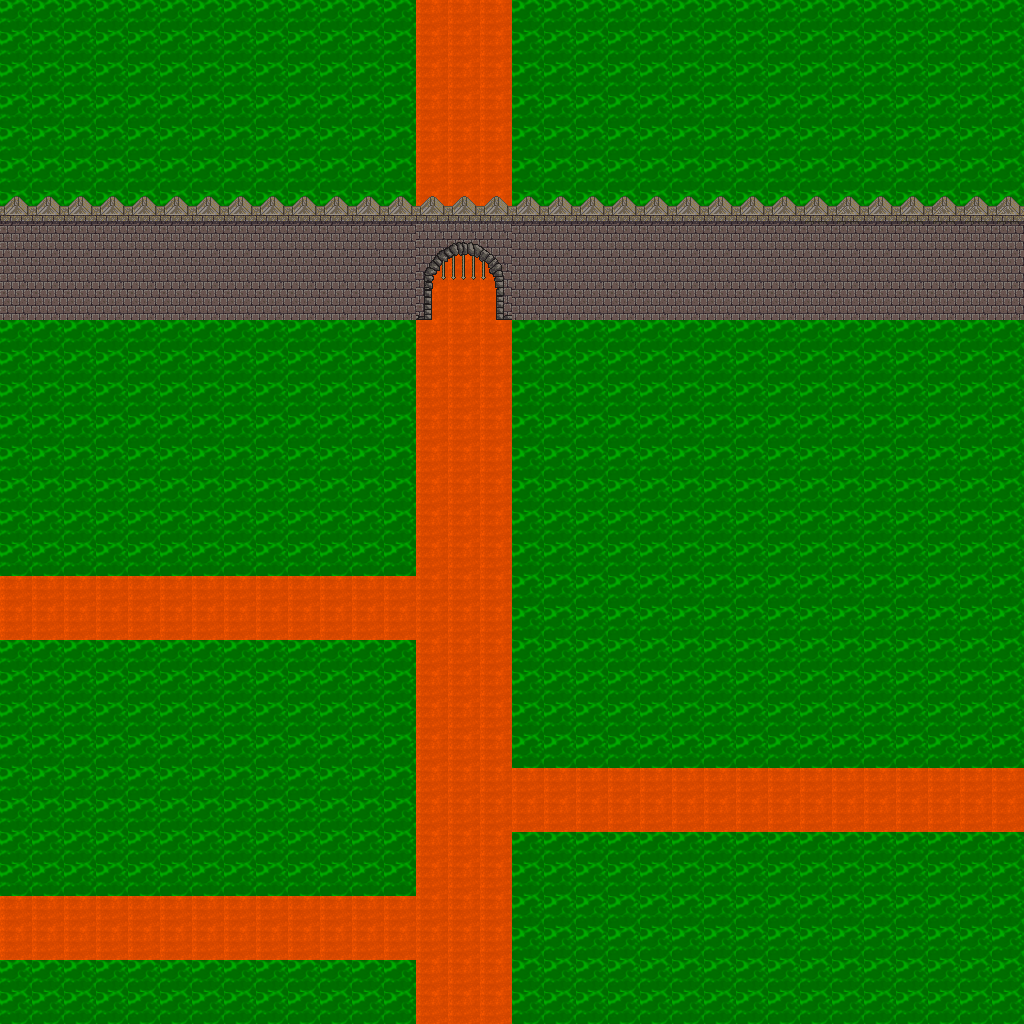

Below is a game level as drawn by its tile map, then a one-line description and the .tmx file that defines it, in full:
An orthogonal 32x32 tile map with 32x32 px tiles, 2 tile layers (Tile Layer 1, Tile Layer 3), 3 tilesets and 24 objects (collision box).

<map version="1.10" tiledversion="1.11.0" orientation="orthogonal" renderorder="right-down" width="32" height="32" tilewidth="32" tileheight="32" infinite="0" nextlayerid="9" nextobjectid="32">
 <tileset firstgid="1" source="terrain.tsx" />
 <tileset firstgid="65" source="linna.tsx" />
 <tileset firstgid="321" source="house1.tsx" />
 <layer id="1" name="Tile Layer 1" width="32" height="32">
  <data encoding="csv">
1,1,1,1,1,1,1,1,1,1,1,1,1,6,6,6,1,1,1,1,1,1,1,1,1,1,1,1,1,1,1,1,
1,1,1,1,1,1,1,1,1,1,1,1,1,6,6,6,1,1,1,1,1,1,1,1,1,1,1,1,1,1,1,1,
1,1,1,1,1,1,1,1,1,1,1,1,1,6,6,6,1,1,1,1,1,1,1,1,1,1,1,1,1,1,1,1,
1,1,1,1,1,1,1,1,1,1,1,1,1,6,6,6,1,1,1,1,1,1,1,1,1,1,1,1,1,1,1,1,
1,1,1,1,1,1,1,1,1,1,1,1,1,6,6,6,1,1,1,1,1,1,1,1,1,1,1,1,1,1,1,1,
1,1,1,1,1,1,1,1,1,1,1,1,1,6,6,6,1,1,1,1,1,1,1,1,1,1,1,1,1,1,1,1,
1,1,1,1,1,1,1,1,1,1,1,1,1,6,6,6,1,1,1,1,1,1,1,1,1,1,1,1,1,1,1,1,
1,1,1,1,1,1,1,1,1,1,1,1,1,6,6,6,1,1,1,1,1,1,1,1,1,1,1,1,1,1,1,1,
1,1,1,1,1,1,1,1,1,1,1,1,1,6,6,6,1,1,1,1,1,1,1,1,1,1,1,1,1,1,1,1,
1,1,1,1,1,1,1,1,1,1,1,1,1,6,6,6,1,1,1,1,1,1,1,1,1,1,1,1,1,1,1,1,
1,1,1,1,1,1,1,1,1,1,1,1,1,6,6,6,1,1,1,1,1,1,1,1,1,1,1,1,1,1,1,1,
1,1,1,1,1,1,1,1,1,1,1,1,1,6,6,6,1,1,1,1,1,1,1,1,1,1,1,1,1,1,1,1,
1,1,1,1,1,1,1,1,1,1,1,1,1,6,6,6,1,1,1,1,1,1,1,1,1,1,1,1,1,1,1,1,
1,1,1,1,1,1,1,1,1,1,1,1,1,6,6,6,1,1,1,1,1,1,1,1,1,1,1,1,1,1,1,1,
1,1,1,1,1,1,1,1,1,1,1,1,1,6,6,6,1,1,1,1,1,1,1,1,1,1,1,1,1,1,1,1,
1,1,1,1,1,1,1,1,1,1,1,1,1,6,6,6,1,1,1,1,1,1,1,1,1,1,1,1,1,1,1,1,
1,1,1,1,1,1,1,1,1,1,1,1,1,6,6,6,1,1,1,1,1,1,1,1,1,1,1,1,1,1,1,1,
1,1,1,1,1,1,1,1,1,1,1,1,1,6,6,6,1,1,1,1,1,1,1,1,1,1,1,1,1,1,1,1,
6,6,6,6,6,6,6,6,6,6,6,6,6,6,6,6,1,1,1,1,1,1,1,1,1,1,1,1,1,1,1,1,
6,6,6,6,6,6,6,6,6,6,6,6,6,6,6,6,1,1,1,1,1,1,1,1,1,1,1,1,1,1,1,1,
1,1,1,1,1,1,1,1,1,1,1,1,1,6,6,6,1,1,1,1,1,1,1,1,1,1,1,1,1,1,1,1,
1,1,1,1,1,1,1,1,1,1,1,1,1,6,6,6,1,1,1,1,1,1,1,1,1,1,1,1,1,1,1,1,
1,1,1,1,1,1,1,1,1,1,1,1,1,6,6,6,1,1,1,1,1,1,1,1,1,1,1,1,1,1,1,1,
1,1,1,1,1,1,1,1,1,1,1,1,1,6,6,6,1,1,1,1,1,1,1,1,1,1,1,1,1,1,1,1,
1,1,1,1,1,1,1,1,1,1,1,1,1,6,6,6,6,6,6,6,6,6,6,6,6,6,6,6,6,6,6,6,
1,1,1,1,1,1,1,1,1,1,1,1,1,6,6,6,6,6,6,6,6,6,6,6,6,6,6,6,6,6,6,6,
1,1,1,1,1,1,1,1,1,1,1,1,1,6,6,6,1,1,1,1,1,1,1,1,1,1,1,1,1,1,1,1,
1,1,1,1,1,1,1,1,1,1,1,1,1,6,6,6,1,1,1,1,1,1,1,1,1,1,1,1,1,1,1,1,
6,6,6,6,6,6,6,6,6,6,6,6,6,6,6,6,1,1,1,1,1,1,1,1,1,1,1,1,1,1,1,1,
6,6,6,6,6,6,6,6,6,6,6,6,6,6,6,6,1,1,1,1,1,1,1,1,1,1,1,1,1,1,1,1,
1,1,1,1,1,1,1,1,1,1,1,1,1,6,6,6,1,1,1,1,1,1,1,1,1,1,1,1,1,1,1,1,
1,1,1,1,1,1,1,1,1,1,1,1,1,6,6,6,1,1,1,1,1,1,1,1,1,1,1,1,1,1,1,1
</data>
 </layer>
 <layer id="3" name="Tile Layer 3" width="32" height="32">
  <data encoding="csv">
0,0,0,0,0,0,0,0,0,0,0,0,0,0,0,0,0,0,0,0,0,0,0,0,0,0,0,0,0,0,0,0,
0,0,0,0,0,0,0,0,0,0,0,0,0,0,0,0,0,0,0,0,0,0,0,0,0,0,0,0,0,0,0,0,
0,0,0,0,0,0,0,0,0,0,0,0,0,0,0,0,0,0,0,0,0,0,0,0,0,0,0,0,0,0,0,0,
0,0,0,0,0,0,0,0,0,0,0,0,0,0,0,0,0,0,0,0,0,0,0,0,0,0,0,0,0,0,0,0,
0,0,0,0,0,0,0,0,0,0,0,0,0,0,0,0,0,0,0,0,0,0,0,0,0,0,0,0,0,0,0,0,
0,0,0,0,0,0,0,0,0,0,0,0,0,0,0,0,0,0,0,0,0,0,0,0,0,0,0,0,0,0,0,0,
97,97,97,97,97,97,97,97,97,97,97,97,97,97,97,97,97,97,97,97,97,97,97,97,97,98,99,97,98,99,99,99,
130,130,130,130,130,130,130,130,130,130,130,130,130,116,117,118,130,130,130,130,130,130,130,130,130,130,130,130,130,130,130,130,
130,130,130,130,130,130,130,130,130,130,130,130,130,132,133,134,130,130,130,130,130,130,130,130,130,130,130,130,130,130,130,130,
130,130,130,130,130,130,130,130,130,130,130,130,130,148,149,150,130,130,130,130,130,130,130,130,130,130,130,130,130,130,130,130,
0,0,0,0,0,0,0,0,0,0,0,0,0,0,0,0,0,0,0,0,0,0,0,0,0,0,0,0,0,0,0,0,
0,0,0,0,0,0,0,0,0,0,0,0,0,0,0,0,0,0,0,0,0,0,0,0,0,0,0,0,0,0,0,0,
0,0,0,0,0,0,0,0,0,0,0,0,0,0,0,0,0,0,0,0,0,0,0,0,0,0,0,0,0,0,0,0,
0,0,0,0,0,0,0,0,0,0,0,0,0,0,0,0,0,0,0,0,0,0,0,0,0,0,0,0,0,0,0,0,
0,0,0,0,0,0,0,0,0,0,0,0,0,0,0,0,0,0,0,0,0,0,0,0,0,0,0,0,0,0,0,0,
0,0,0,0,0,0,0,0,0,0,0,0,0,0,0,0,0,0,0,0,0,0,0,0,0,0,0,0,0,0,0,0,
0,0,0,0,0,0,0,0,0,0,0,0,0,0,0,0,0,0,0,0,0,0,0,0,0,0,0,0,0,0,0,0,
0,0,0,0,0,0,0,0,0,0,0,0,0,0,0,0,0,0,0,0,0,0,0,0,0,0,0,0,0,0,0,0,
0,0,0,0,0,0,0,0,0,0,0,0,0,0,0,0,0,0,0,0,0,0,0,0,0,0,0,0,0,0,0,0,
0,0,0,0,0,0,0,0,0,0,0,0,0,0,0,0,0,0,0,0,0,0,0,0,0,0,0,0,0,0,0,0,
0,0,0,0,0,0,0,0,0,0,0,0,0,0,0,0,0,0,0,0,0,0,0,0,0,0,0,0,0,0,0,0,
0,0,0,0,0,0,0,0,0,0,0,0,0,0,0,0,0,0,0,0,0,0,0,0,0,0,0,0,0,0,0,0,
0,0,0,0,0,0,0,0,0,0,0,0,0,0,0,0,0,0,0,0,0,0,0,0,0,0,0,0,0,0,0,0,
0,0,0,0,0,0,0,0,0,0,0,0,0,0,0,0,0,0,0,0,0,0,0,0,0,0,0,0,0,0,0,0,
0,0,0,0,0,0,0,0,0,0,0,0,0,0,0,0,0,0,0,0,0,0,0,0,0,0,0,0,0,0,0,0,
0,0,0,0,0,0,0,0,0,0,0,0,0,0,0,0,0,0,0,0,0,0,0,0,0,0,0,0,0,0,0,0,
0,0,0,0,0,0,0,0,0,0,0,0,0,0,0,0,0,0,0,0,0,0,0,0,0,0,0,0,0,0,0,0,
0,0,0,0,0,0,0,0,0,0,0,0,0,0,0,0,0,0,0,0,0,0,0,0,0,0,0,0,0,0,0,0,
0,0,0,0,0,0,0,0,0,0,0,0,0,0,0,0,0,0,0,0,0,0,0,0,0,0,0,0,0,0,0,0,
0,0,0,0,0,0,0,0,0,0,0,0,0,0,0,0,0,0,0,0,0,0,0,0,0,0,0,0,0,0,0,0,
0,0,0,0,0,0,0,0,0,0,0,0,0,0,0,0,0,0,0,0,0,0,0,0,0,0,0,0,0,0,0,0,
0,0,0,0,0,0,0,0,0,0,0,0,0,0,0,0,0,0,0,0,0,0,0,0,0,0,0,0,0,0,0,0
</data>
 </layer>
 <objectgroup id="5" name="collisions">
  <object id="1" name="collision box" x="2.80505" y="229.313" width="1007.01" height="89.7616" />
 </objectgroup>
 <objectgroup id="6" name="wrap zones">
  <object id="8" x="418.654" y="9.81767" width="93.9691" height="40.6732">
   <ellipse />
  </object>
  <object id="9" x="2.10379" y="579.944" width="61.0098" height="56.101">
   <ellipse />
  </object>
  <object id="10" x="0" y="892.707" width="61.0098" height="66.6199">
   <ellipse />
  </object>
  <object id="11" x="960.028" y="770.687" width="65.2174" height="51.8934">
   <ellipse />
  </object>
  <object id="12" x="420.757" y="967.742" width="86.2553" height="52.5947">
   <ellipse />
  </object>
 </objectgroup>
 <objectgroup id="8" name="talot">
  <object id="13" gid="321" x="241.581" y="510.213" width="163" height="228" />
  <object id="14" gid="321" x="41.7209" y="522.135" width="163" height="228" />
  <object id="15" gid="321" x="539.617" y="537.562" width="163" height="228" />
  <object id="16" gid="321" x="745.788" y="535.459" width="163" height="228" />
  <object id="17" gid="321" x="879.028" y="475.851" width="163" height="228" />
  <object id="18" gid="321" x="882.534" y="716.384" width="163" height="228" />
  <object id="19" gid="321" x="716.335" y="752.149" width="163" height="228" />
  <object id="20" gid="321" x="557.149" y="745.136" width="163" height="228" />
  <object id="21" gid="321" x="273.137" y="855.234" width="163" height="228" />
  <object id="22" gid="321" x="104.133" y="858.039" width="163" height="228" />
  <object id="23" gid="321" x="519.982" y="1031.25" width="163" height="228" />
  <object id="24" gid="321" x="712.829" y="1031.95" width="163" height="228" />
  <object id="25" gid="321" x="872.015" y="1043.87" width="163" height="228" />
  <object id="27" gid="321" x="640.115" y="168.843" width="163" height="228" />
  <object id="28" gid="321" x="62.7783" y="143.645" width="163" height="228" />
  <object id="29" gid="321" x="383.685" y="181.442" width="163" height="228" />
  <object id="30" gid="321" x="-82.4823" y="112.518" width="163" height="228" />
  <object id="31" gid="321" x="-247.012" y="406.744" width="163" height="228" />
 </objectgroup>
</map>
